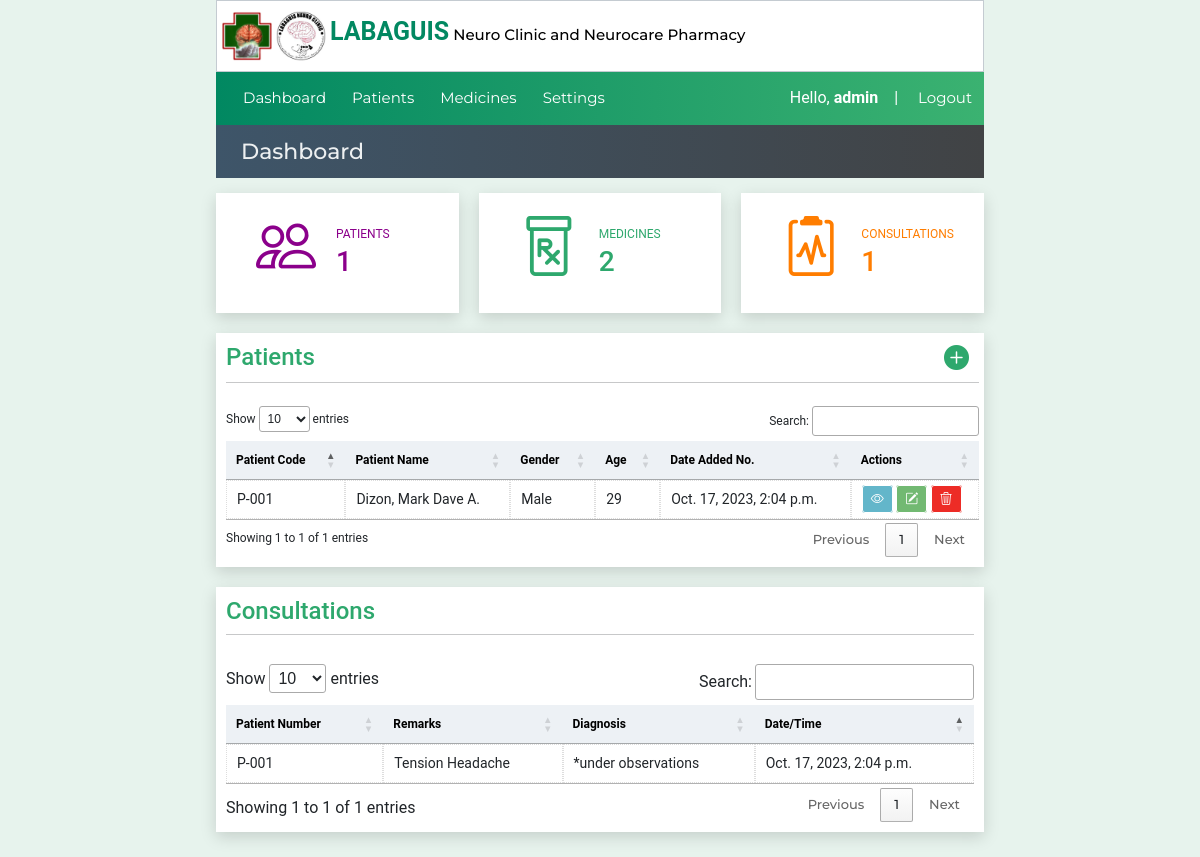
The app's page /dashboard (signed in), older data.
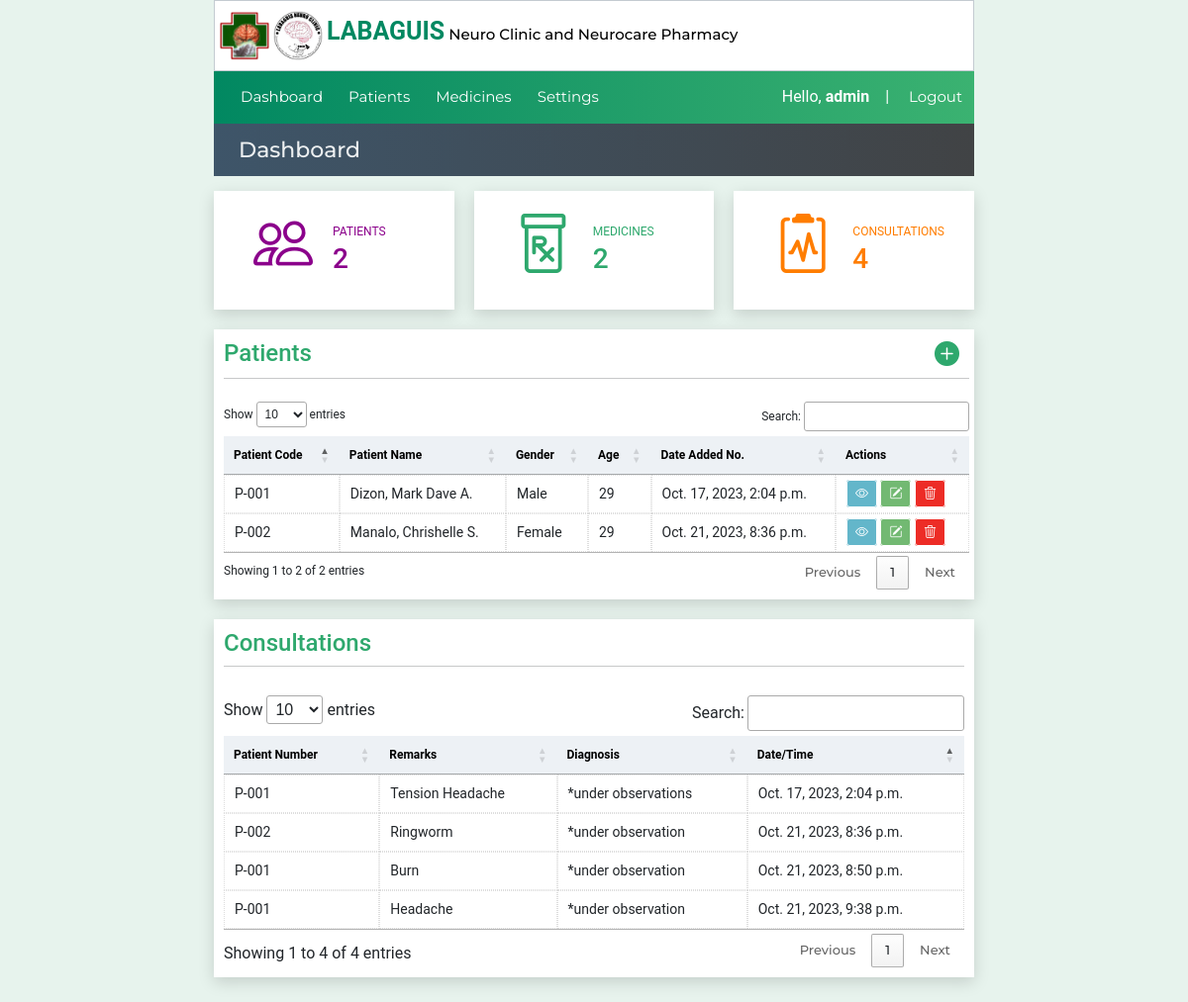
The same page, newer data.
### website/models.py (models this page shows, shortened)
class Patient(models.Model):
    created_at = models.DateTimeField(auto_now_add=True)
    patient_code=models.CharField(max_length=50)
    first_name = models.CharField(max_length=50)
    middle_name = models.CharField(max_length=50)
    last_name = models.CharField(max_length=50)
    age = models.CharField(max_length=50)
    bday = models.CharField(max_length=50,default='')
    civil_status = models.CharField(max_length=50,default='')
    gender = models.CharField(max_length=50)
    address = models.CharField(max_length=100)
    contact_number = models.CharField(max_length=50)
    srID = models.CharField(max_length=50,null=True, blank=True)
    pwdID = models.CharField(max_length=50,null=True, blank=True)
    nationality = models.CharField(max_length=50,null=True, blank=True)

class Patienthistory(models.Model):
    created_at = models.DateTimeField(auto_now_add=True)
    consultCounter = models.CharField(max_length=50)
    patient_code=models.CharField(max_length=50)
    diagnosis = models.TextField(default="*under observation",max_length=500,null=True, blank=True)
    remarks = models.TextField(max_length=500,null=True, blank=True)
    objectives = models.TextField(max_length=500,null=True, blank=True)
    plans_recommendations = models.TextField(max_length=500,null=True, blank=True)
    bp = models.CharField(max_length=50,null=True, blank=True)

### website/views.py (the view)
# urls.py: path('dashboard',views.dashboard, name='dashboard'),
@login_required(login_url="loginuser")
def dashboard(request):
    consultationtable = Patienthistory.objects.all()
    patientcount=Patient.objects.all().count()
    medicinecount= Medicinelist.objects.all().count()
    consultationscount= Patienthistory.objects.all().count()
    context = {"consultationtable":consultationtable,
               'patientsdata': Patient.objects.all(),
               'patientcount':patientcount,
               'medicinecount':medicinecount,
               'consultationscount':consultationscount,
               }
    return render(request, 'dashboard.html',context)

### website/templates/dashboard.html (shortened to what this page needs)
{% extends 'index.html' %}
 {% block pagetitle %} Dashboard{% endblock pagetitle%}
 {% block content%}
    <div class="dashboard-row2">
            <div< class="dashboard-patient">
                <h5><i class="bi patienticon bi-people"></i></h5>
                <div class="mt-2">
                    <span style="font-size: 12px">PATIENTS</span>
                    <h3>{{patientcount}}</h3>
                </div>
            </div<>
            <div< class="dashboard-medicines">
                <h5><i class="bi patienticon bi-prescription"></i></h5>
                <div class="mt-2">
                    <span style="font-size: 12px">MEDICINES</span>
                    <h3>{{medicinecount}}</h3>
                </div>
            </div<>
            <div< class="dashboard-consultations">
                <h4><i class="bi patienticon bi-clipboard2-pulse"></i></h4>
                <div class="mt-2">
                    <span style="font-size: 12px">CONSULTATIONS</span>
                    <h3>{{consultationscount}}</h3>
                </div>
            </div<>
    </div>
      <div class="container4">
        <div class="table-box2">
           <div class="adds"> <h4 style="color:#2ea86d;padding-top:10px;">Patients &nbsp&nbsp&nbsp</h4><h4 style="color:#2ea86d;padding-top:10px;padding-right:10px;"><a id="addpatients" href="{% url "patientlist" %}"><i class="bi bi-plus-circle-fill"></i></a></h4></div>
            <hr><br>
          {% include 'patientstable.html' %}
        </div>
        </div>
    <div class="dashboard-row">
        <div class="dashboard-tblconsultations">
            <h4 style="color:#2ea86d">Consultations</h4>
            <hr><br>
            <table id="consultation-table" class="patient-table table-striped ">
                <thead class="table-success">
                    <th>Patient Number</th>
                    <th>Remarks</th>
                    <th>Diagnosis</th>
                    <th>Date/Time</th>
                </thead>
                {% for x in consultationtable %}
                    <tr>
                        <td>{{x.patient_code}}</td>
                        <td>{{x.remarks}}</td>
                        <td>{{x.diagnosis}}</td>
                        <td>{{x.created_at}}</td>
                    </tr>
                {% endfor %}
            </table>
            </div>
    </div>
 {%endblock%}

### website/templates/index.html (shortened to what this page needs)
{% load static %}
{% load custom_tags %}
<!DOCTYPE html>
<html>
  <head>
    <link
      href="https://cdn.jsdelivr.net/npm/bootstrap@5.3.1/dist/css/bootstrap.min.css"
      rel="stylesheet"
    />
    <link
      rel="stylesheet"
      href="https://cdn.jsdelivr.net/npm/bootstrap-icons@1.10.5/font/bootstrap-icons.css"
    />
    <link
      rel="stylesheet"
      href="https://cdn.datatables.net/1.13.6/css/jquery.dataTables.min.css"
    />
    <link rel="stylesheet" href="{% static 'style.css' %}" />
  </head>
  <body>
<div class="sticky">
   <div class=" header-base">
      <div>
        <img src="{% static "logo.png" %}" width="50px">
        <img src="{% static "logo2.jpg" %}" width="50px">
      <span class="logotitle"><b>LABAGUIS</b></span> <strong style="color:black;font-size:15px;">Neuro Clinic and Neurocare Pharmacy</strong></div>
    </div>
    {% include 'navbar.html' %}
    <div class=" header-main2">
      <strong style="font-size:22px;margin-left:20px;">
        {% block pagetitle %}{% endblock %}
      </strong>
    </div>
  </div>
    <div class="content-main">
        {% block content%}
        {% endblock %}
      </div>
  </body>
</html>

### website/templates/navbar.html (shortened to what this page needs)
<div class="header-main ">
    <nav class="navbar navbar-dark navbar-expand-md ">
        <div class="container-fluid">
          <div class="collapse navbar-collapse" id="navbarNav">
            <ul class="navbar-nav">
              <li class="nav-item ">
                <a class="nav-link active" aria-current="page" href="{% url "dashboard" %}">Dashboard</a>
              </li>
              <li class="nav-item">
                <a class="nav-link " href="{% url "patientlist" %}">Patients</a>
              </li>
              <li class="nav-item">
                <a class="nav-link" href="{% url "medications" %}">Medicines</a>
              </li>
              <li class="nav-item">
                <a class="nav-link" href="{% url "registrationpage" %}">Settings</a>
              </li>
            </ul>
          </div>
          Hello,&nbsp <b>{{request.user}}</b> &nbsp &nbsp | &nbsp
        </div>
        <a class="nav-item nav-link navbar-nav" style="margin-right:10px;" href="{% url "logoutuser" %}">Logout</a>
      </nav>
</div>

### website/templates/patientstable.html
    <table id="patienttable" class="patient-tables">
      <thead >
        <th>Patient Code</th>
        <th>Patient Name</th>
        <th>Gender</th>
        <th>Age</th>
        <th>Date Added No.</th>
        <th>Actions</th>
      </thead>
      <tbody>
        {% for x in patientsdata %}
        <tr>
          <td>{{x.patient_code}}</td>
          <td>{{x.last_name}}, {{x.first_name}} {{x.middle_name.0}}.</td>
          <td>{{x.gender}}</td>
          <td>{{x.age}}</td>
          <td>{{x.created_at}}</td>
          <td>
            <a href="{% url 'patientinfo' x.id %}" id="link-view"><i class="bi bi-eye"></i></a>
            <a href="{% url 'editpatient' x.id %}" id="link-edit"><i class="bi bi-pencil-square"></i></a>
            <a href="{% url 'deletepatient' x.id %}" id="link-delete"><i class="bi bi-trash3"></i></a>
          </td>
        </tr>
        {% endfor %}
      </tbody>
    </table>

### website/static/style.css (style rules this page uses)
* { box-sizing:border-box; margin: 0; padding: 0; font-family: 'Roboto', sans-serif; }
body { background-color: #e7f3ed; }
header li,a,strong, button { font-family: 'Montserrat', sans-serif; font-weight: 500; font-size: 13px; color: #edf0f1; text-decoration: none; padding: 0px 0px; margin: 0px 0px; }
.nav-link { font-size: 15px; }
.content-main { height: 100%; margin: 5px 18%; }
.container4 { height: 100%; margin-top: 0px; width: 100%; background-color: white; box-shadow: 0 5px 15px 0 #00000026; }
.left-menu lu,li { font-size: 5px; text-decoration: none; color: black; padding: 5px; list-style: none; margin: 0; }
.table-box2 { margin: 0; padding: 0 5px 10px 10px; background-color: white; height: auto; width: 100%; font-size: 12px; }
table { width: 100%; }
th { padding: 10px; font-size: 12px; color: black; background-color: #b4c3d33c; }
tr { font-size: 14px; }
td { border: 1px dotted #ddd; width: auto; }
#link-view { color: white; border: 1px solid white; padding: 5px 8px; background-color: #0087a99c; border-radius: 3px; }
#link-edit { color: white; border: 1px solid white; padding: 5px 8px; background-color:rgba(0, 128, 0, 0.553); border-radius: 3px; }
#link-delete { color: white; border: 1px solid white; padding: 5px 8px; background-color:rgba(235, 18, 11, 0.89); border-radius: 3px; }
hr { margin: 0; padding: 0; }
.header-main { height: 100%; margin: 0px 18%; background-color: #80c3e3; background: rgb(1,136,97); background: linear-gradient(90deg, rgba(1,136,97,1) 0%, rgba(31,157,105,1) 50%, rgba(59,178,113,1) 100%); color: white; }
.header-main * { color: white; }
.header-main2 { height: 100%; margin: 0px 18%; background-color: #24242a; background: rgb(62,85,105); background: linear-gradient(90deg, rgba(62,85,105,1) 0%, rgba(65,67,69,1) 100%); color: white; padding: 10px 5px; }
.navbar { padding: 2px; }
.header-base { height: 100%; margin: 0px 18% 0 18%; padding: 10px 5px; background-color: white; border: 1px solid rgb(62,85,105,0.3); }
.logotitle { font-family: Verdana; color: #028861; font-size: 25px; margin-top: 50px; }
.sticky { position: sticky; top: 0; width: 100%; }
.dashboard-patient { font-family: Verdana; background-color: white; width: 100%; padding: 20px; display: inline-flex; color: darkmagenta; box-shadow: 0 5px 15px 0 #00000026; margin-right: 20px; }
.dashboard-medicines { font-family: Verdana; background-color: white; width: 100%; padding: 20px; display: inline-flex; color: #2ea86d; box-shadow: 0 5px 15px 0 #00000026; }
.dashboard-consultations { font-family: Verdana; background-color: white; width: 100%; padding: 20px; display: inline-flex; color: #ff7d00; box-shadow: 0 5px 15px 0 #00000026; margin-left: 20px; }
.patienticon { font-family:Tahoma; font-size: 60px; margin: 20px; }
.dashboard-row { width: 100%; display: inline-flex; margin: 20px 0; }
.dashboard-row2 { width: 100%; display: inline-flex; margin:10px 0 20px 0; }
.dashboard-tblconsultations { font-family: Verdana; background-color: white; width: 100%; padding: 10px; box-shadow: 0 5px 15px 0 #00000026; }
#consultation-table { font-size: 12px; }
.adds { display: flex; justify-content: space-between; }
#addpatients { font-size: 25px; color: #2ea86d; }
.reg-rows label,span,p,ul,li { font-size: 15px; }

Row changes from the older to the newer data that the page shows:
added Patient: patient_code "P-002", last_name "Manalo", first_name "Chrishelle", middle_name.0 "S", gender "Female", age "29", created_at "Oct. 21, 2023, 8:36 p.m."
added Patienthistory: patient_code "P-002", remarks "Ringworm", diagnosis "*under observation", created_at "Oct. 21, 2023, 8:36 p.m."
added Patienthistory: patient_code "P-001", remarks "Burn", diagnosis "*under observation", created_at "Oct. 21, 2023, 8:50 p.m."
added Patienthistory: patient_code "P-001", remarks "Headache", diagnosis "*under observation", created_at "Oct. 21, 2023, 9:38 p.m."
Text that changed along with them:
{{ patientcount }}: "1" → "2"
{{ consultationscount }}: "1" → "4"
text written by a page script: "Show entries Search: Showing 1 to 1 of 1 entries Previous 1 Next" → "Show entries Search: Showing 1 to 2 of 2 entries Previous 1 Next"
text written by a page script: "Show entries Search: Showing 1 to 1 of 1 entries Previous 1 Next" → "Show entries Search: Showing 1 to 4 of 4 entries Previous 1 Next"
